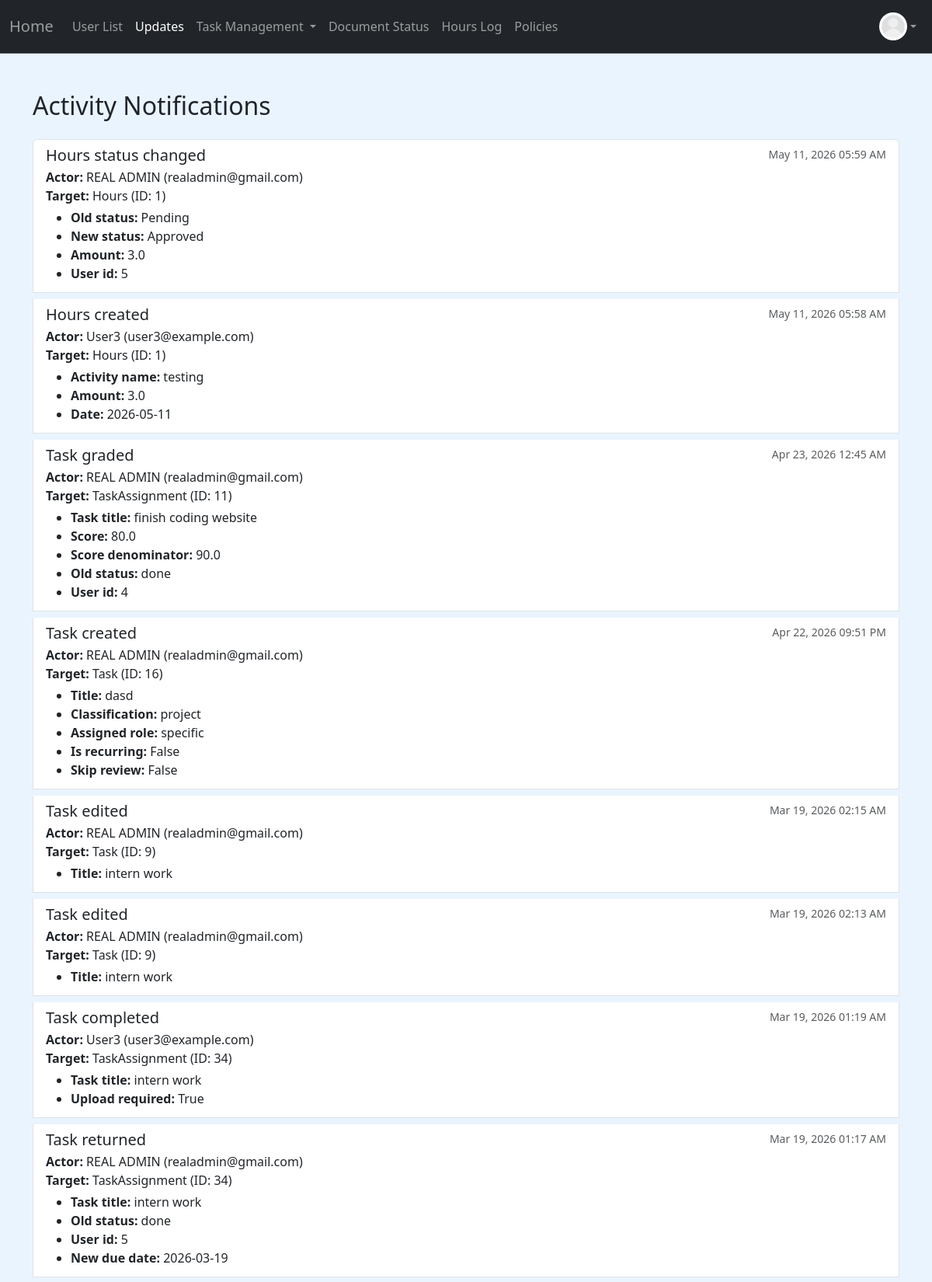
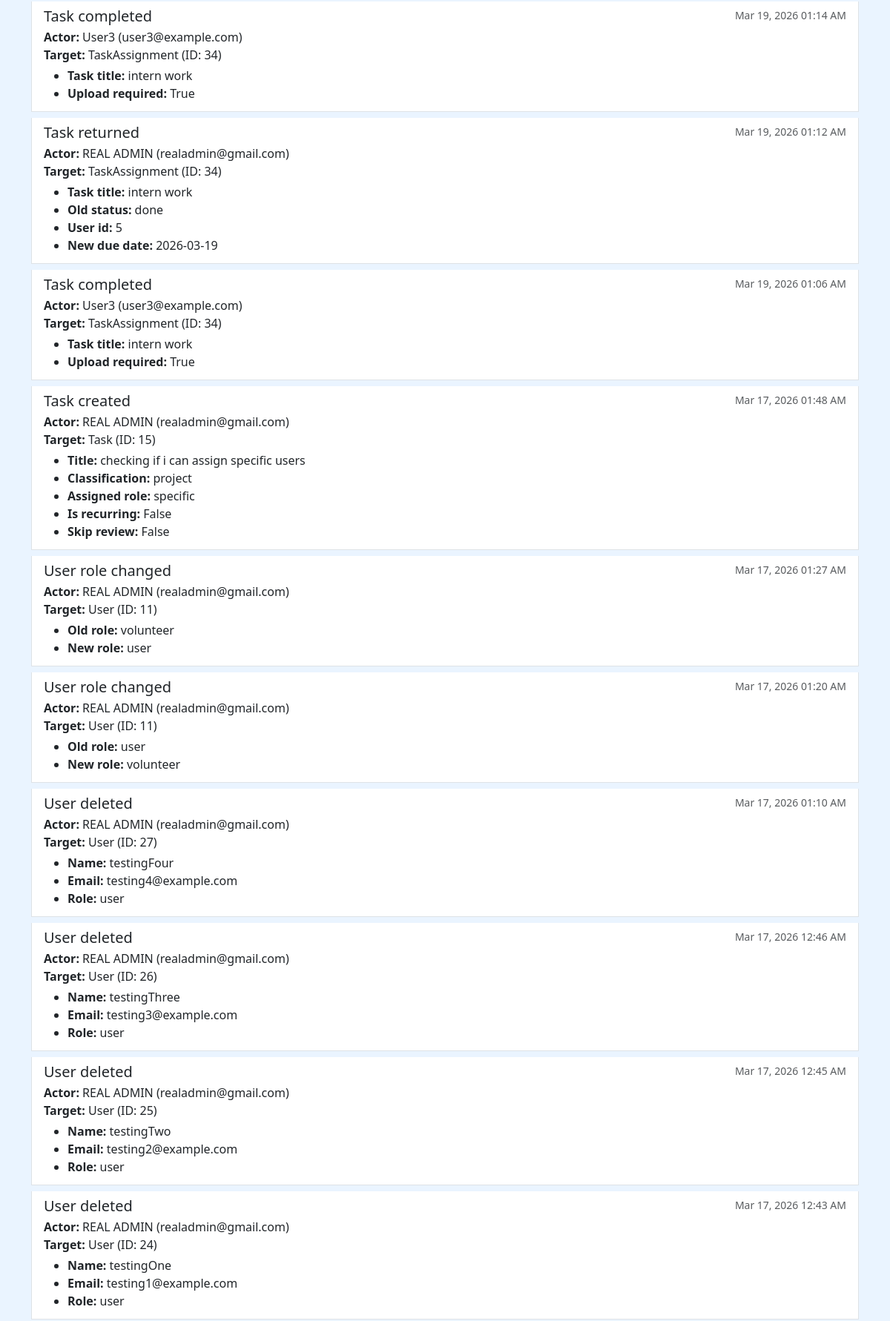
/notification (signed in, upper part), run on the app's committed database (2 pictures, top to bottom).
### project/models.py (models this page shows, shortened)
class User(db.Model, UserMixin):
    __tablename__ = 'users'
    id: Mapped[int] = mapped_column(primary_key=True)
    name: Mapped[str] = mapped_column()
    email: Mapped[str] = mapped_column(unique=True)
    address: Mapped[str] = mapped_column(default="None Provided")
    password_hash: Mapped[str] = mapped_column(db.String(128))
    date_created: Mapped[datetime] = mapped_column(DateTime, server_default=func.now())
    total_hours: Mapped[float] = mapped_column(default=0.0)
    picture: Mapped[str] = mapped_column(default="default.jpeg")
    role: Mapped[str] = mapped_column(default="user")  # "user", "volunteer", " intern", "board"
    hours: Mapped[List["Hours"]] = relationship("Hours", back_populates="user", cascade="all, delete-orphan")
    documents: Mapped[List["Document"]] = relationship("Document", back_populates="user", cascade="all, delete-orphan")
    task_assignments: Mapped[List["TaskAssignment"]] = relationship(
        "TaskAssignment",
        back_populates="user",
        cascade="all, delete-orphan"
    )

class ActivityLog(db.Model):
    __tablename__ = "activity_logs"
    id: Mapped[int] = mapped_column(primary_key=True)
    actor_id: Mapped[int] = mapped_column(db.ForeignKey("users.id"))
    actor = relationship("User")
    action: Mapped[str] = mapped_column()
    target_type: Mapped[str] = mapped_column()
    target_id: Mapped[int] = mapped_column()
    created_at: Mapped[datetime] = mapped_column(
        DateTime, server_default=func.now()
    )
    details: Mapped[dict] = mapped_column(JSON, nullable=True)

### app.py (the view)
@app.route("/notification")
@login_required
@permission_required('board')
def notification():
    logs = (
        ActivityLog.query
        .order_by(ActivityLog.created_at.desc())
        .limit(100)
        .all()
    )
    return render_template("notification.html", logs=logs)

### app.py (called while the page is built)
@app.context_processor
def inject_now():
    return {
        'now': datetime.now,
        'today': date.today
    }

### project/models.py (called while the page is built)
@login_manager.user_loader
def load_user(user_id):
    return User.query.get(user_id)

### project/templates/notification.html (shortened to what this page needs)
{% extends "base.html" %}
{% block content %}
<div class="container mt-5">
    <h2 class="mb-4">Activity Notifications</h2>
    {% if logs %}
        <div class="list-group">
            {% for log in logs %}
            <div class="list-group-item list-group-item-action flex-column align-items-start mb-2">
                <div class="d-flex w-100 justify-content-between">
                    <h5 class="mb-1">{{ log.action.replace('_', ' ') | capitalize }}</h5>
                    <small class="text-muted">{{ log.created_at.strftime('%b %d, %Y %I:%M %p') }}</small>
                </div>
                <p class="mb-1">
                    <strong>Actor:</strong> {{ log.actor.name }} ({{ log.actor.email }})<br>
                    <strong>Target:</strong> {{ log.target_type }} (ID: {{ log.target_id }})<br>
                </p>
                {% if log.details %}
                <ul class="mb-1">
                    {% for key, value in log.details.items() %}
                    <li><strong>{{ key | replace('_', ' ') | capitalize }}:</strong> {{ value }}</li>
                    {% endfor %}
                </ul>
                {% endif %}
            </div>
            {% endfor %}
        </div>
    {% else %}
        <p class="text-muted">No activity notifications to display.</p>
    {% endif %}
</div>
{% endblock %}

### project/templates/base.html (shortened to what this page needs)
<!DOCTYPE html>
<html>
  <head>
    <link href="https://cdn.jsdelivr.net/npm/bootstrap@5.3.8/dist/css/bootstrap.min.css" rel="stylesheet">
  </head>
  <body>
    <nav class="navbar navbar-expand bg-dark border-bottom border-body" data-bs-theme="dark">
      <div class="container-fluid d-flex">
        <a class="navbar-brand" id="home-link"
            href="{% if current_user.is_authenticated and current_user.role == 'admin' %}
              {{ url_for('admin_dashboard') }}
            {% elif current_user.is_authenticated and current_user.role == 'board' %}
              {{ url_for('board_dashboard') }}
            {% elif current_user.is_authenticated and current_user.role == 'volunteer' %}
                {{ url_for('volunteer_dashboard') }}
            {% elif current_user.is_authenticated and current_user.role == 'intern' %}
                {{ url_for('intern_dashboard') }}
            {% else %}
              {{ url_for('user_dashboard') }}
          {% endif %}">
          Home
        </a>
        <ul class="navbar-nav mb-2 mb-lg-0 d-flex flex-row">
          {% if current_user.is_authenticated and current_user.role != 'user' %}
            {% if current_user.role == 'admin' or current_user.role == 'board' %}
              <li class="nav-item">
                <a class="nav-link" href="{{ url_for('user_list') }}">User List</a>
              </li>
              <li class="nav-item">
              <a class="nav-link"
              href="{{ url_for('notification') }}">
                  Updates </a>
              </li>
                <li class="nav-item dropdown">
                  <a class="nav-link dropdown-toggle" href="#" id="taskDropdown" role="button" aria-expanded="false">
                    Task Management
                  </a>
                </li>
            {% else %}
                <li class="nav-item">
                  <a class="nav-link" href="{{ url_for('my_tasks') }}">Tasks Status</a>
                </li>
            {% endif %}
            <li class="nav-item">
              <a class="nav-link" href="{{ url_for('document_status') }}">Document Status</a>
            </li>
            <li class="nav-item">
              <a class="nav-link"
              href="{{ url_for('hours_log') }}">
                  Hours Log </a>
            </li>
            <li class="nav-item">
              <a class="nav-link"
              href="{{ url_for('policies') }}">
                  Policies </a>
            </li>
          {% endif %}
        </ul>
        {% if current_user.is_authenticated %}
        <ul class="navbar-nav ms-auto mb-2 mb-lg-0">
          <li class="nav-item dropdown">
            <a class="nav-link d-flex align-items-center dropdown-toggle" href="#" id="profileDropdown" role="button" aria-expanded="false">
              <img src="{{ url_for('static', filename='profile_pics/' ~ current_user.picture ) }}" alt="Profile" style="height:36px;width:36px;border-radius:50%;">
            </a>
          </li>
        </ul>
        {% endif %}
      </div>
    </nav>
    {% block content %}
    {% endblock %}
  </body>
</html>

### project/templates/base.html (style rules this page uses)
body { background-color: #eaf4ff; }
.dropdown { position: relative; display: inline-block; }
.navbar-brand { color: rgba(255,255,255,0.55) !important; }
.navbar-nav .nav-link { color: rgba(255,255,255,0.55) !important; }
.navbar-nav .nav-link.active-nav { color: white !important; }

### data on the page
User: picture (placeholder picture)
ActivityLog: action.replace "Hours status changed", created_at "May 11, 2026 05:59 AM", actor.name "REAL ADMIN", actor.email "realadmin@gmail.com", target_type "Hours", target_id "1", key "Old status" "New status" "Amount" "User id", details "Pending" "Approved" "3.0" "5"
ActivityLog: action.replace "Hours created", created_at "May 11, 2026 05:58 AM", actor.name "User3", actor.email "user3@example.com", target_type "Hours", target_id "1", key "Activity name" "Amount" "Date", details "testing" "3.0" "2026-05-11"
ActivityLog: action.replace "Task graded", created_at "Apr 23, 2026 12:45 AM", actor.name "REAL ADMIN", actor.email "realadmin@gmail.com", target_type "TaskAssignment", target_id "11", key "Task title" "Score" "Score denominator" "Old status" "User id", details "finish coding website" "80.0" "90.0" "done" "4"
ActivityLog: action.replace "Task created", created_at "Apr 22, 2026 09:51 PM", actor.name "REAL ADMIN", actor.email "realadmin@gmail.com", target_type "Task", target_id "16", key "Title" "Classification" "Assigned role" "Is recurring" "Skip review", details "dasd" "project" "specific" "False" "False"
ActivityLog: action.replace "Task edited", created_at "Mar 19, 2026 02:15 AM", actor.name "REAL ADMIN", actor.email "realadmin@gmail.com", target_type "Task", target_id "9", key "Title", details "intern work"
ActivityLog: action.replace "Task edited", created_at "Mar 19, 2026 02:13 AM", actor.name "REAL ADMIN", actor.email "realadmin@gmail.com", target_type "Task", target_id "9", key "Title", details "intern work"
ActivityLog: action.replace "Task completed", created_at "Mar 19, 2026 01:19 AM", actor.name "User3", actor.email "user3@example.com", target_type "TaskAssignment", target_id "34", key "Task title" "Upload required", details "intern work" "True"
ActivityLog: action.replace "Task returned", created_at "Mar 19, 2026 01:17 AM", actor.name "REAL ADMIN", actor.email "realadmin@gmail.com", target_type "TaskAssignment", target_id "34", key "Task title" "Old status" "User id" "New due date", details "intern work" "done" "5" "2026-03-19"
ActivityLog: action.replace "Task completed", created_at "Mar 19, 2026 01:14 AM", actor.name "User3", actor.email "user3@example.com", target_type "TaskAssignment", target_id "34", key "Task title" "Upload required", details "intern work" "True"
ActivityLog: action.replace "Task returned", created_at "Mar 19, 2026 01:12 AM", actor.name "REAL ADMIN", actor.email "realadmin@gmail.com", target_type "TaskAssignment", target_id "34", key "Task title" "Old status" "User id" "New due date", details "intern work" "done" "5" "2026-03-19"
ActivityLog: action.replace "Task completed", created_at "Mar 19, 2026 01:06 AM", actor.name "User3", actor.email "user3@example.com", target_type "TaskAssignment", target_id "34", key "Task title" "Upload required", details "intern work" "True"
ActivityLog: action.replace "Task created", created_at "Mar 17, 2026 01:48 AM", actor.name "REAL ADMIN", actor.email "realadmin@gmail.com", target_type "Task", target_id "15", key "Title" "Classification" "Assigned role" "Is recurring" "Skip review", details "checking if i can assign specific users" "project" "specific" "False" "False"
ActivityLog: action.replace "User role changed", created_at "Mar 17, 2026 01:27 AM", actor.name "REAL ADMIN", actor.email "realadmin@gmail.com", target_type "User", target_id "11", key "Old role" "New role", details "volunteer" "user"
ActivityLog: action.replace "User role changed", created_at "Mar 17, 2026 01:20 AM", actor.name "REAL ADMIN", actor.email "realadmin@gmail.com", target_type "User", target_id "11", key "Old role" "New role", details "user" "volunteer"
ActivityLog: action.replace "User deleted", created_at "Mar 17, 2026 01:10 AM", actor.name "REAL ADMIN", actor.email "realadmin@gmail.com", target_type "User", target_id "27", key "Name" "Email" "Role", details "testingFour" "testing4@example.com" "user"
ActivityLog: action.replace "User deleted", created_at "Mar 17, 2026 12:46 AM", actor.name "REAL ADMIN", actor.email "realadmin@gmail.com", target_type "User", target_id "26", key "Name" "Email" "Role", details "testingThree" "testing3@example.com" "user"
ActivityLog: action.replace "User deleted", created_at "Mar 17, 2026 12:45 AM", actor.name "REAL ADMIN", actor.email "realadmin@gmail.com", target_type "User", target_id "25", key "Name" "Email" "Role", details "testingTwo" "testing2@example.com" "user"
ActivityLog: action.replace "User deleted", created_at "Mar 17, 2026 12:43 AM", actor.name "REAL ADMIN", actor.email "realadmin@gmail.com", target_type "User", target_id "24", key "Name" "Email" "Role", details "testingOne" "testing1@example.com" "user"
